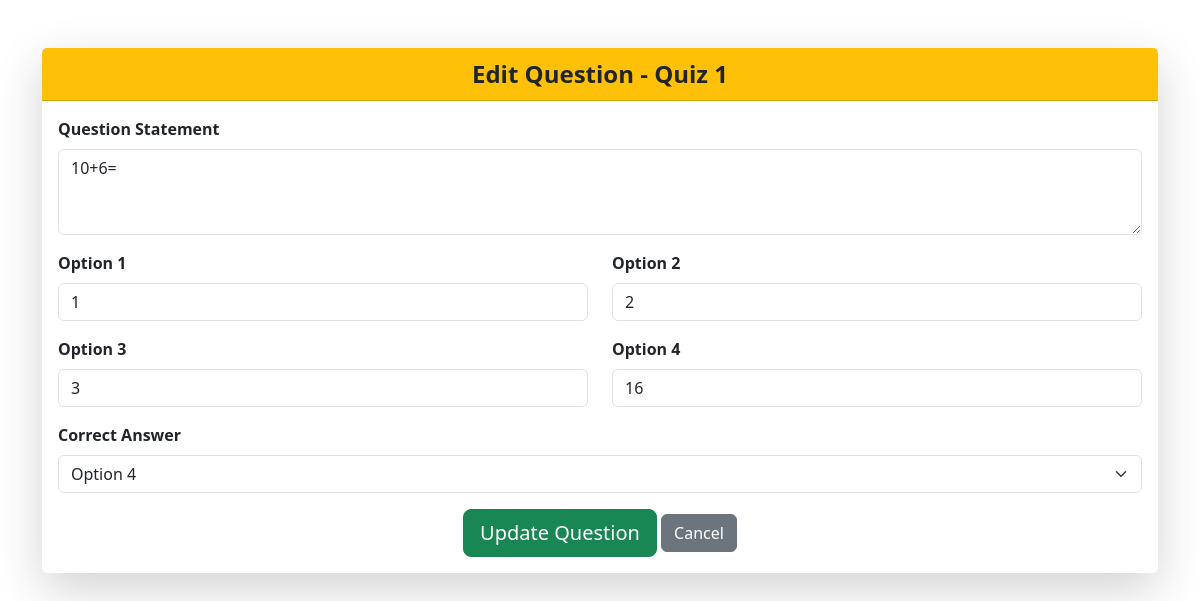
Page /quiz/1/question/1/edit on the committed database.
### backend/models.py (models this page shows)
class Quiz(db.Model):
    __tablename__ = 'quiz'
    id = db.Column(db.Integer, primary_key=True)
    chapter_id = db.Column(db.Integer, db.ForeignKey('chapter.id', ondelete='CASCADE'), nullable=False)
    quiz_name = db.Column(db.String, nullable=False)
    date_of_quiz = db.Column(db.DateTime, nullable=False)
    time_duration = db.Column(db.Time, nullable=False)
    questions = db.relationship('Question', backref='quiz',lazy=True, cascade='all, delete-orphan')
    scores = db.relationship('Score', backref='quiz',lazy=True, cascade='all, delete-orphan')

class Question(db.Model):
    __tablename__ = 'question'
    id = db.Column(db.Integer, primary_key=True)
    quiz_id = db.Column(db.Integer, db.ForeignKey('quiz.id', ondelete='CASCADE'), nullable=False)
    question_statement = db.Column(db.String, nullable=False)
    option1 = db.Column(db.String, nullable=False)
    option2 = db.Column(db.String, nullable=False)
    option3 = db.Column(db.String)
    option4 = db.Column(db.String)
    correct_answer = db.Column(db.String, nullable=False)

### app.py (the view, shortened to what this page needs)
@app.route('/quiz/<int:quiz_id>/question/<int:question_id>/edit', methods=['GET', 'POST'])
def edit_question(quiz_id, question_id):
    quiz = Quiz.query.get_or_404(quiz_id)  # Fetch quiz details
    question = Question.query.get_or_404(question_id)  # Fetch question details
    return render_template('edit_question.html', quiz=quiz, question=question)

### templates/edit_question.html (shortened to what this page needs)
<!DOCTYPE html>
<html lang="en">
<head>
    <link href="https://cdn.jsdelivr.net/npm/bootstrap@5.3.0/dist/css/bootstrap.min.css" rel="stylesheet">
</head>
<body>
    <div class="container mt-5">
        <div class="card shadow-lg border-0">
            <div class="card-header bg-warning text-dark text-center fs-4 fw-bold">
                Edit Question - Quiz {{ quiz.id }}
            </div>
            <div class="card-body">
                <form action="{{ url_for('edit_question', quiz_id=quiz.id, question_id=question.id) }}" method="post">
                    <div class="mb-3">
                        <label for="question_statement" class="form-label fw-bold">Question Statement</label>
                        <textarea class="form-control" id="question_statement" name="question_statement" rows="3" required>{{ question.question_statement }}</textarea>
                    </div>
                    <div class="row">
                        <div class="col-md-6 mb-3">
                            <label for="option1" class="form-label fw-bold">Option 1</label>
                            <input type="text" class="form-control" id="option1" name="option1" value="{{ question.option1 }}" required>
                        </div>
                        <div class="col-md-6 mb-3">
                            <label for="option2" class="form-label fw-bold">Option 2</label>
                            <input type="text" class="form-control" id="option2" name="option2" value="{{ question.option2 }}" required>
                        </div>
                        <div class="col-md-6 mb-3">
                            <label for="option3" class="form-label fw-bold">Option 3</label>
                            <input type="text" class="form-control" id="option3" name="option3" value="{{ question.option3 }}" required>
                        </div>
                        <div class="col-md-6 mb-3">
                            <label for="option4" class="form-label fw-bold">Option 4</label>
                            <input type="text" class="form-control" id="option4" name="option4" value="{{ question.option4 }}" required>
                        </div>
                    </div>
                    <div class="mb-3">
                        <label for="correct_answer" class="form-label fw-bold">Correct Answer</label>
                        <select class="form-select" id="correct_answer" name="correct_answer" required>
                            <option value="option4" {% if question.correct_answer == 'option4' %}selected{% endif %}>Option 4</option>
                        </select>
                    </div>
                    <div class="text-center">
                        <button type="submit" class="btn btn-success btn-lg">Update Question</button>
                        <a href="{{ url_for('view_questions', quiz_id=quiz.id) }}" class="btn btn-secondary">Cancel</a>
                    </div>
                </form>
            </div>
        </div>
    </div>
</body>
</html>

### rows in the picture
Quiz: id "1"
Question: question_statement "10+6=", option1 "1", option2 "2", option3 "3", option4 "16", correct_answer "Option 4"
